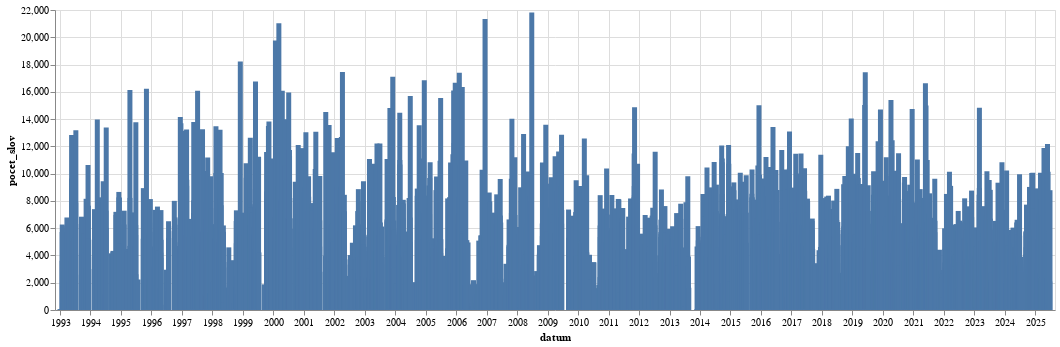

Notebook code cell kept with this figure:
### Code cell
alt.Chart(
    df.filter(pl.col("pocet_slov") <= 100).group_by_dynamic(index_column="datum",every="3m").agg(pl.col("pocet_slov").sum()).to_pandas(),
    width=1000
).mark_bar(
).encode(
    alt.X("datum:T"),
    alt.Y("pocet_slov:Q")
)

### Figure 1 — Vega-Lite specification as saved in the notebook (floating-point values rounded to 4 significant figures; data arrays with more than 128 entries replaced by an {"elided": "..."} marker saying what was removed)
{"config": {"view": {"continuousWidth": 300, "continuousHeight": 300}}, "data": {"name": "data-c018b636763d099c730d6627fa1e4cac"}, "mark": {"type": "bar"}, "encoding": {"x": {"field": "datum", "type": "temporal"}, "y": {"field": "pocet_slov", "type": "quantitative"}}, "width": 1000, "$schema": "https://vega.github.io/schema/vega-lite/v5.8.0.json", "datasets": {"data-c018b636763d099c730d6627fa1e4cac": {"elided": "2187 records"}}}
